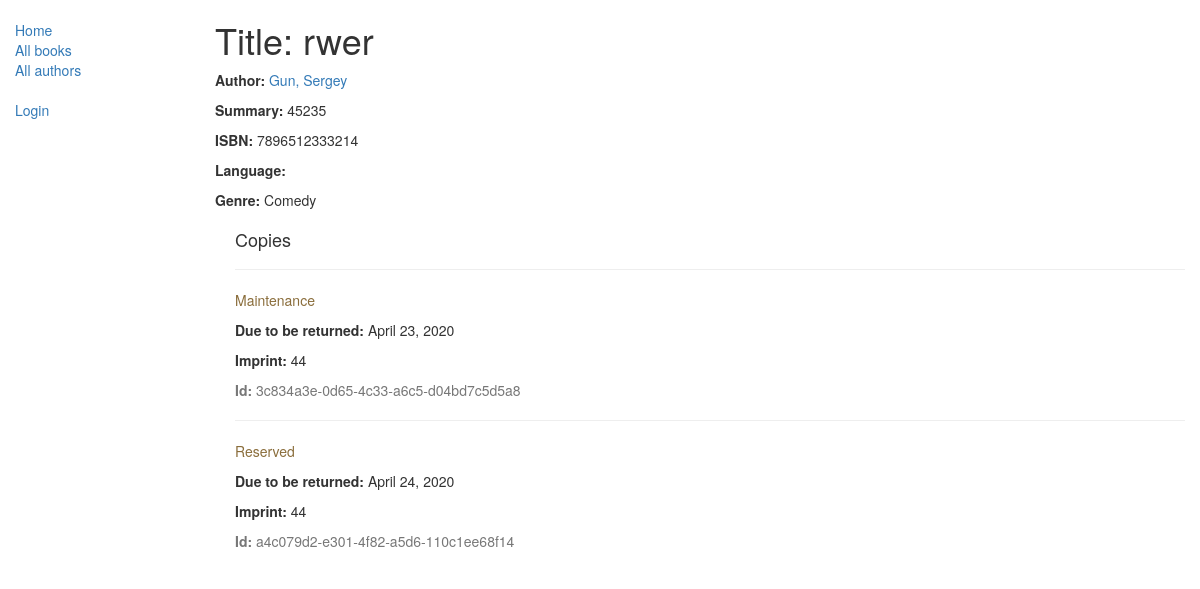
/catalog/book/8, run on the app's committed database.
### catalog/models.py (models this page shows, shortened)
class Book(models.Model):
    title = models.CharField(max_length=200)
    author = models.ForeignKey('Author', on_delete=models.SET_NULL, null=True)
    summary = models.TextField(max_length=1000, help_text="Enter a brief description of the book")
    isbn = models.CharField('ISBN', max_length=13,
                            help_text='13 Character <a href="https://www.isbn-international.org/content/what-isbn">ISBN number</a>')
    genre = models.ManyToManyField('Genre', help_text="Select a genre for this book")
    def display_genre(self):
        """
            Creates a string for the Genre. This is required to display genre in Admin.
            """
        return ', '.join([genre.name for genre in self.genre.all()[:3]])
    display_genre.short_description = 'Genre'

class Author(models.Model):
    first_name = models.CharField(max_length=100)
    last_name = models.CharField(max_length=100)
    date_of_birth = models.DateField(null=True, blank=True)
    date_of_death = models.DateField('Died', null=True, blank=True)
    class Meta:
        ordering = ['last_name', 'first_name']
    def __str__(self):
        return '{0}, {1}'.format(self.last_name, self.first_name)

class Genre(models.Model):
    name = models.CharField(max_length=200, help_text="Enter a book genre (e.g. Science Fiction, French Poetry etc.)")
    def __str__(self):
        return self.name

class BookInstance(models.Model):
    class Meta:
        permissions = (("can_mark_returned", "Set book as returned"),)
    id = models.UUIDField(primary_key=True, default=uuid.uuid4,
                          help_text="Unique ID for this particular book across whole library")
    book = models.ForeignKey('Book', on_delete=models.SET_NULL, null=True)
    imprint = models.CharField(max_length=200)
    due_back = models.DateField(null=True, blank=True)
    LOAN_STATUS = (
        ('m', 'Maintenance'),
        ('o', 'On loan'),
        ('a', 'Available'),
        ('r', 'Reserved'),
    )
    status = models.CharField(max_length=1, choices=LOAN_STATUS, blank=True, default='m',
                              help_text='Book availability')
    borrower = models.ForeignKey(User, on_delete=models.SET_NULL, null=True, blank=True)
    class Meta:
        ordering = ["due_back"]

### catalog/views.py (the view)
# urls.py: url(r'^book/(?P<pk>\d+)$', views.BookDetailView.as_view(), name='book_detail'),
class BookDetailView(generic.DetailView):
    model = Book
    paginate_by = 5

### catalog/templates/catalog/book_detail.html
{% extends "base_generic.html" %}
{% block content %}
  <h1>Title: {{ book.title }}</h1>
  <p><strong>Author:</strong> <a href="">{{ book.author }}</a></p>
  <p><strong>Summary:</strong> {{ book.summary }}</p>
  <p><strong>ISBN:</strong> {{ book.isbn }}</p>
  <p><strong>Language:</strong> {{ book.language }}</p>
  <p><strong>Genre:</strong> {% for genre in book.genre.all %} {{ genre }}{% if not forloop.last %}, {% endif %}{% endfor %}</p>
  <div style="margin-left:20px;margin-top:20px">
    <h4>Copies</h4>
    {% for copy in book.bookinstance_set.all %}
    <hr>
    <p class="{% if copy.status == 'a' %}text-success{% elif copy.status == 'd' %}text-danger{% else %}text-warning{% endif %}">{{ copy.get_status_display }}</p>
    {% if copy.status != 'a' %}<p><strong>Due to be returned:</strong> {{copy.due_back}}</p>{% endif %}
    <p><strong>Imprint:</strong> {{copy.imprint}}</p>
    <p class="text-muted"><strong>Id:</strong> {{copy.id}}</p>
    {% endfor %}
  </div>
{% endblock %}

### data on the page
Book: title "rwer", author "Gun, Sergey", summary "45235", isbn "7896512333214"
Genre: name "Comedy"
BookInstance: status "Maintenance", due_back "April 23, 2020", imprint "44", id "3c834a3e-0d65-4c33-a6c5-d04bd7c5d5a8"
BookInstance: status "Reserved", due_back "April 24, 2020", imprint "44", id "a4c079d2-e301-4f82-a5d6-110c1ee68f14"
